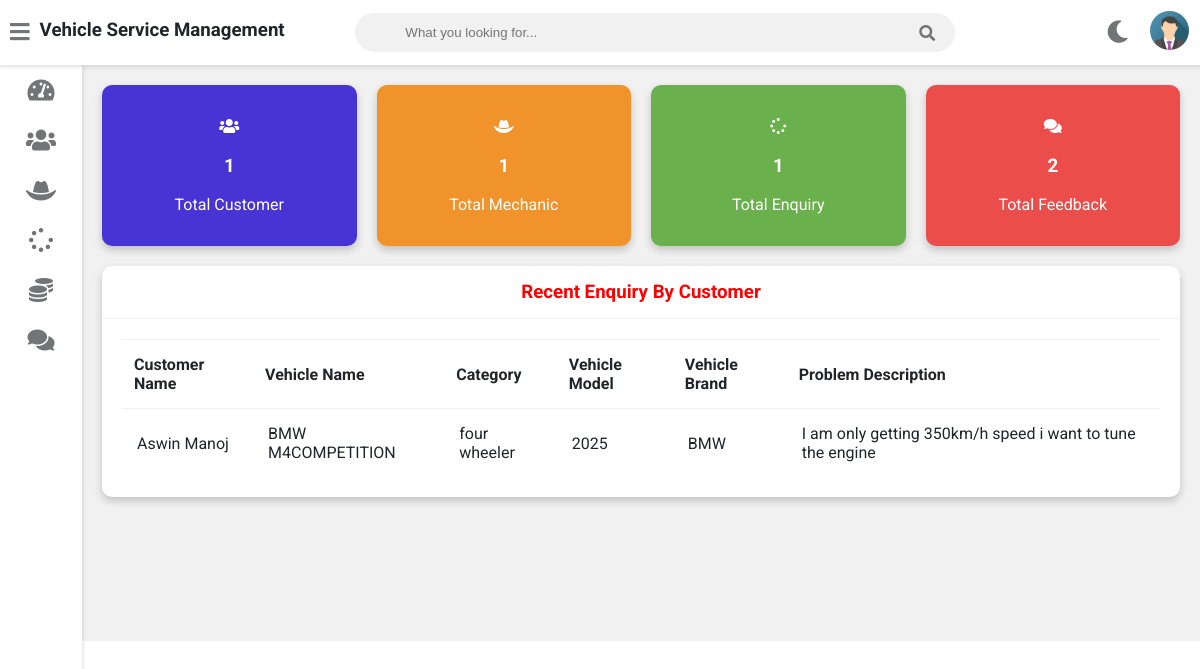
The app's page /admin-dashboard (signed in) with its own data.
### vehicle/models.py (models this page shows, shortened)
class Customer(models.Model):
    user=models.OneToOneField(User,on_delete=models.CASCADE)
    profile_pic= models.ImageField(upload_to='profile_pic/CustomerProfilePic/',null=True,blank=True)
    address = models.CharField(max_length=40)
    mobile = models.CharField(max_length=20,null=False)
    @property
    def get_name(self):
        return self.user.first_name+" "+self.user.last_name

class Request(models.Model):
    cat=(('two wheeler with gear','two wheeler with gear'),('two wheeler without gear','two wheeler without gear'),('three wheeler','three wheeler'),('four wheeler','four wheeler'))
    category=models.CharField(max_length=50,choices=cat)
    vehicle_no=models.PositiveIntegerField(null=False)
    vehicle_name = models.CharField(max_length=40,null=False)
    vehicle_model = models.CharField(max_length=40,null=False)
    vehicle_brand = models.CharField(max_length=40,null=False)
    problem_description = models.CharField(max_length=500,null=False)
    date=models.DateField(auto_now=True)
    cost=models.PositiveIntegerField(null=True)
    customer=models.ForeignKey('Customer', on_delete=models.CASCADE,null=True)
    mechanic=models.ForeignKey('Mechanic',on_delete=models.CASCADE,null=True)
    stat=(('Pending','Pending'),('Approved','Approved'),('Repairing','Repairing'),('Repairing Done','Repairing Done'),('Released','Released'))
    status=models.CharField(max_length=50,choices=stat,default='Pending',null=True)

### vehicle/views.py (the view)
# urls.py: path('admin-dashboard', views.admin_dashboard_view,name='admin-dashboard'),
@login_required(login_url='adminlogin')
def admin_dashboard_view(request):
    enquiry=models.Request.objects.all().order_by('-id')
    customers=[]
    for enq in enquiry:
        customer=models.Customer.objects.get(id=enq.customer_id)
        customers.append(customer)
    dict={
    'total_customer':models.Customer.objects.all().count(),
    'total_mechanic':models.Mechanic.objects.all().count(),
    'total_request':models.Request.objects.all().count(),
    'total_feedback':models.Feedback.objects.all().count(),
    'data':zip(customers,enquiry),
    }
    return render(request,'vehicle/admin_dashboard.html',context=dict)

### templates/vehicle/admin_dashboard.html
{% extends 'vehicle/adminbase.html' %}
{% load static %}
{% block content %}
	<div class="wrapper">
		<div class="row">
			<div class="col-3 col-m-6 col-sm-6">
				<div class="counter bg-primary">
					<p>
						<i class="fas fa-users"></i>
					</p>
					<h3>{{total_customer}}</h3>
					<p>Total Customer</p>
				</div>
			</div>
			<div class="col-3 col-m-6 col-sm-6">
				<div class="counter bg-warning">
					<p>
						<i class="fas fa-hat-cowboy"></i>
					</p>
					<h3>{{total_mechanic}}</h3>
					<p>Total Mechanic</p>
				</div>
			</div>
			<div class="col-3 col-m-6 col-sm-6">
				<div class="counter bg-success">
					<p>
						<i class="fas fa-spinner"></i>
					</p>
					<h3>{{total_request}}</h3>
					<p>Total Enquiry</p>
				</div>
			</div>
			<div class="col-3 col-m-6 col-sm-6">
				<div class="counter bg-danger">
					<p>
						<i class="fas fa-comments"></i>
					</p>
					<h3>{{total_feedback}}</h3>
					<p>Total Feedback</p>
				</div>
			</div>
		</div>
		<div class="row">
			<div class="col-12 col-m-12 col-sm-12">
				<div class="card">
					<div class="card-header">
						<h3 style="color:red; text-align:center" >Recent Enquiry By Customer
						</h3>
					</div>
					<div class="card-content">
						<table>
							<thead>
								<tr>
									<th>Customer Name</th>
									<th>Vehicle Name</th>
									<th>Category</th>
									<th>Vehicle Model</th>
									<th>Vehicle Brand</th>
									<th>Problem Description</th>
								</tr>
							</thead>
							<tbody>
								{% for c,r in data %}
								<tr>
									<td> {{c.get_name}}</td>
									<td> {{r.vehicle_name}}</td>
									<td>{{r.category}}</td>
									<td>{{r.vehicle_model}}</td>
									<td>{{r.vehicle_brand}}</td>
									<td>{{r.problem_description}}</td>
								</tr>
								{% endfor %}
							</tbody>
						</table>
					</div>
				</div>
			</div>
		</div>
  <br><br><br><br><br><br>
	</div>
{% endblock content %}

### records on screen
Customer: get_name "Aswin Manoj", vehicle_name "BMW M4COMPETITION", category "four wheeler", vehicle_model "2025", vehicle_brand "BMW", problem_description "I am only getting 350km/h speed i want to tune the engine"

### other values on screen
{{ total_customer }} "1"
{{ total_mechanic }} "1"
{{ total_request }} "1"
{{ total_feedback }} "2"
